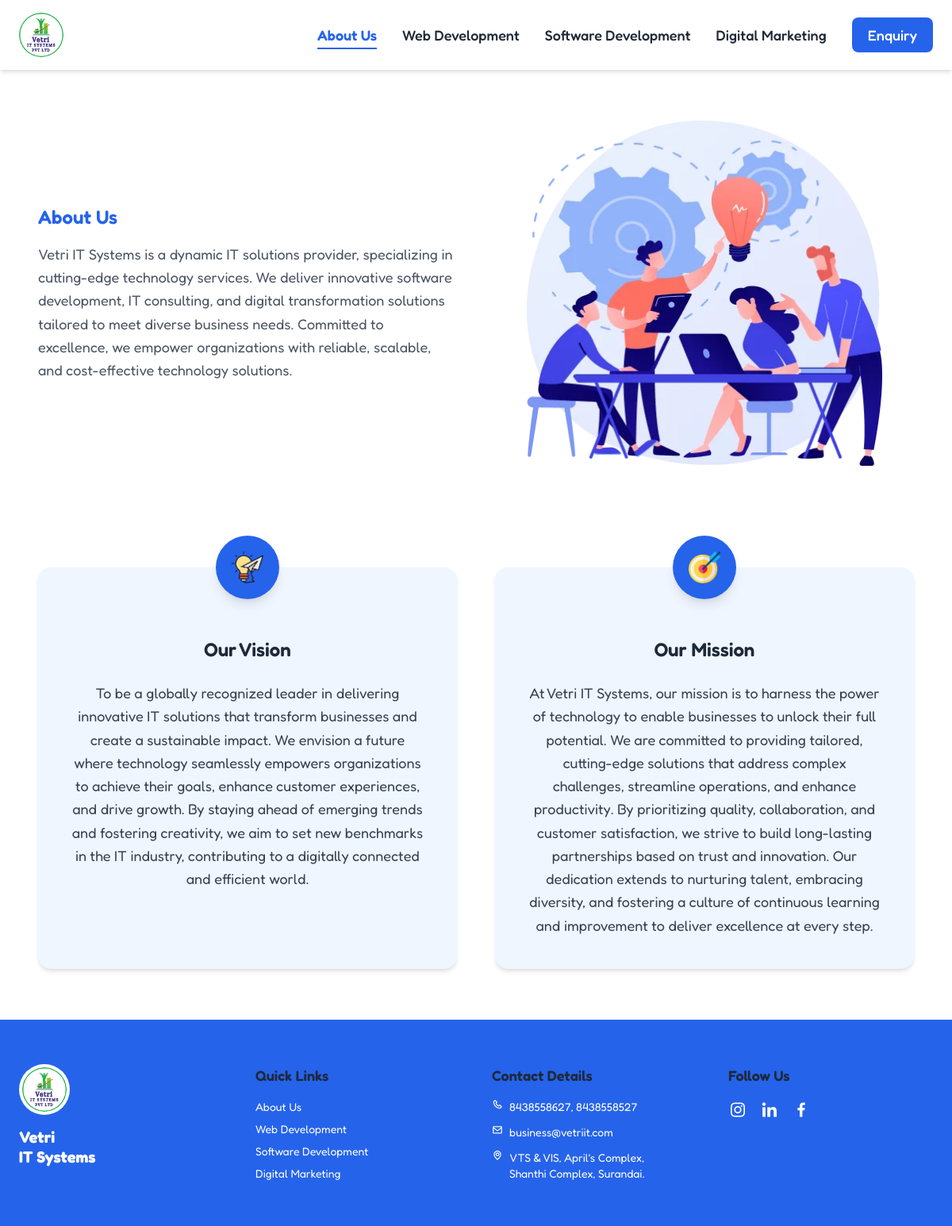
The app's page /about_us/ with its own data.
### pages/models.py (models this page shows, shortened)
class ServiceSection(models.Model):
    PAGE_TYPE = (
        ('web', 'web_devlopment'),
        ('software', 'software_devlopment'),
        ('digital', 'digital_marketing'),
        ('about', 'about_us'),
    )
    page_type = models.CharField(
        max_length=20,
        choices = PAGE_TYPE
        )
    title = models.CharField(max_length=200)
    description = models.TextField()
    image = models.ImageField(upload_to="services/")
    IMAGE_POSITION = (
        ('left', 'Image Left'),
        ('right', 'Image Right'),
    )
    image_position = models.CharField(
        max_length=10,
        choices=IMAGE_POSITION,
        default='right'
    )

class AboutCard(models.Model):
    SECTION_CHOICES = (
        ('vision', 'Our Vision'),
        ('mission', 'Our Mission'),
    )
    section = models.CharField(
        max_length=20,
        choices=SECTION_CHOICES
    )
    title = models.CharField(max_length=200)
    description = models.TextField()
    image = models.ImageField(
        upload_to="about/images/"
    )
    order = models.PositiveIntegerField(default=0)
    is_active = models.BooleanField(default=True)

### pages/views.py (the view)
# urls.py: path('about_us/', views.about_us, name='about_us'),
def about_us(request):
    services = ServiceSection.objects.filter(page_type='about')
    cards = AboutCard.objects.filter(
        is_active=True
    ).order_by('order')
    context = {
        'services': services,
        'cards': cards
    }
    return render(request, 'pages/about_us.html', context)

### pages/context_processors.py (called while the page is built)
def enquiry_modal_data(request):
    return {
        "enquiry_modal": EnquiryModal.objects.first()
    }

### pages/templates/pages/about_us.html (shortened to what this page needs)
{% extends 'pages/base.html' %}
{% load static %}
{% block content %}
<section class="max-w-7xl mx-auto px-6">
  {% for service in services %}
  <div class="grid md:grid-cols-2 gap-12 py-16 items-center">
    <div>
      <h3 class="text-2xl font-semibold text-blue-600 mb-4">
        {{ service.title }}
      </h3>
      <p class="text-gray-600 leading-relaxed">
        {{ service.description }}
      </p>
    </div>
    {% if service.image_position == 'right' %}
      <div class="flex justify-center">
        <img src="{{ service.image.url }}" class="max-w-md">
      </div>
    {% endif %}
  </div>
  {% endfor %}
  <div class="grid md:grid-cols-2 py-16 gap-12">
    {% for card in cards %}
      <div class="bg-blue-50 rounded-2xl p-10 text-center shadow-md relative">
        <div class="absolute -top-10 left-1/2 -translate-x-1/2">
          <div class="bg-blue-600 w-20 h-20 rounded-full flex items-center justify-center shadow-lg">
            <img src="{{ card.image.url }}"
                 class="w-10 h-10 object-contain">
          </div>
        </div>
        <h3 class="text-2xl font-semibold mt-12 mb-6">
          {{ card.title }}
        </h3>
        <p class="text-gray-700 leading-relaxed">
          {{ card.description }}
        </p>
      </div>
    {% endfor %}
  </div>
</section>
{% endblock %}

### pages/templates/pages/base.html (shortened to what this page needs)
<!DOCTYPE html>
<html lang="en">
<head>
    <link href="https://unpkg.com/boxicons@2.1.4/css/boxicons.min.css" rel="stylesheet">
    <script src="https://cdn.tailwindcss.com"></script>
</head>
<body class="font-[Fredoka] bg-white text-gray-800 text-lg">
  {% include 'pages/includes/navbar.html' %}
<section class="max-w-6xl mx-auto">
  {% block content %}{% endblock %}
</section>
  {% include 'pages/includes/footer.html' %}
</body>
</html>

### pages/templates/pages/includes/navbar.html
{% load static %}
<nav class="bg-white shadow-md text-lg">
  <div class="max-w-7xl mx-auto px-6 py-4 flex items-center justify-between">
    <div class="flex items-center gap-3">
      <a href="{% url 'home' %}">
      <img src="{% static 'images/logo.webp' %}" class="w-14 h-14 rounded-full">
      </a>
    </div>
    <div class="flex items-center space-x-8 font-medium">
      <a href="{% url 'about_us' %}"
         class="{% if request.resolver_match.url_name == 'about_us' %}
                text-blue-600 font-semibold relative after:content-[''] after:absolute after:left-0 after:-bottom-1 after:w-full after:h-[2px] after:bg-blue-600
                {% else %}
                hover:text-blue-600
                {% endif %}">
        About Us
      </a>
      <a href="{% url 'web_development' %}"
         class="{% if request.resolver_match.url_name == 'web_development' %}
                text-blue-600 font-semibold relative after:content-[''] after:absolute after:left-0 after:-bottom-1 after:w-full after:h-[2px] after:bg-blue-600
                {% else %}
                hover:text-blue-600
                {% endif %}">
        Web Development
      </a>
      <a href="{% url 'software_development' %}"
         class="{% if request.resolver_match.url_name == 'software_development' %}
                text-blue-600 font-semibold relative after:content-[''] after:absolute after:left-0 after:-bottom-1 after:w-full after:h-[2px] after:bg-blue-600
                {% else %}
                hover:text-blue-600
                {% endif %}">
        Software Development
      </a>
      <a href="{% url 'digital_marketing' %}"
         class="{% if request.resolver_match.url_name == 'digital_marketing' %}
                text-blue-600 font-semibold relative after:content-[''] after:absolute after:left-0 after:-bottom-1 after:w-full after:h-[2px] after:bg-blue-600
                {% else %}
                hover:text-blue-600
                {% endif %}">
        Digital Marketing
      </a>
      <button onclick="openEnquiry()" class="bg-blue-600 text-white px-5 py-2 rounded-lg hover:bg-blue-700 transition">
        Enquiry
      </button>
    </div>
  </div>
</nav>

### pages/templates/pages/includes/footer.html
{%load static%}
<footer class="bg-blue-600 text-white">
  <div class="max-w-7xl mx-auto px-6 py-14 grid md:grid-cols-4 gap-10 items-start">
    <div>
      <img src="{% static 'images/logo.webp' %}" alt="Vetri IT Systems"
           class="w-16 mb-4 bg-white rounded-full p-1">
      <h3 class="text-xl font-bold leading-tight">
        Vetri<br>IT Systems
      </h3>
    </div>
    <div>
      <h4 class="font-semibold mb-4 text-gray-800">Quick Links</h4>
      <ul class="space-y-2 text-sm">
        <li><a href="#" class="hover:underline">About Us</a></li>
        <li><a href="#" class="hover:underline">Web Development</a></li>
        <li><a href="#" class="hover:underline">Software Development</a></li>
        <li><a href="#" class="hover:underline">Digital Marketing</a></li>
      </ul>
    </div>
    <div>
      <h4 class="font-semibold mb-4 text-gray-800">Contact Details</h4>
      <ul class="space-y-3 text-sm">
        <li class="flex gap-2 items-start">
          <i class="bx bx-phone"></i>
          8438558627, 8438558527
        </li>
        <li class="flex gap-2 items-start">
          <i class="bx bx-envelope"></i>
          business@vetriit.com
        </li>
        <li class="flex gap-2 items-start">
          <i class="bx bx-map"></i>
          VTS & VIS, April's Complex,<br>
          Shanthi Complex, Surandai.
        </li>
      </ul>
    </div>
    <div>
      <h4 class="font-semibold mb-4 text-gray-800">Follow Us</h4>
      <div class="flex gap-4 text-2xl">
        <a href="#" class="hover:scale-110 transition">
          <i class="bx bxl-instagram"></i>
        </a>
        <a href="#" class="hover:scale-110 transition">
          <i class="bx bxl-linkedin"></i>
        </a>
        <a href="#" class="hover:scale-110 transition">
          <i class="bx bxl-facebook"></i>
        </a>
      </div>
    </div>
  </div>
</footer>

### records on screen
ServiceSection: title "About Us", description "Vetri IT Systems is a dynamic IT solutions provider, specializing in cutting-edge technology services. We deliver innovative software development, IT consulting, and digital transformation solutions tailored to meet diverse business needs. Committed to excellence, we empower organizations with reliable, scalable, and cost-effective technology solutions.", image (picture)
AboutCard: image (picture), title "Our Vision", description "To be a globally recognized leader in delivering innovative IT solutions that transform businesses and create a sustainable impact. We envision a future where technology seamlessly empowers organizations to achieve their goals, enhance customer experiences, and drive growth. By staying ahead of emerging trends and fostering creativity, we aim to set new benchmarks in the IT industry, contributing to a digitally connected and efficient world."
AboutCard: image (picture), title "Our Mission", description "At Vetri IT Systems, our mission is to harness the power of technology to enable businesses to unlock their full potential. We are committed to providing tailored, cutting-edge solutions that address complex challenges, streamline operations, and enhance productivity. By prioritizing quality, collaboration, and customer satisfaction, we strive to build long-lasting partnerships based on trust and innovation. Our dedication extends to nurturing talent, embracing diversity, and fostering a culture of continuous learning and improvement to deliver excellence at every step."
